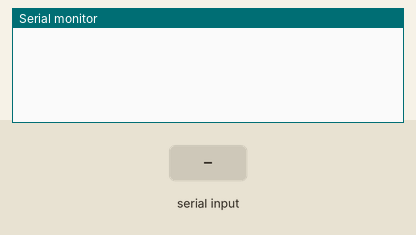
Recording of a sketch running on a simulated Arduino Uno, built with avr-gcc and run on an emulated ATmega328P. Parts: the last lines printed to the serial monitor. The test bench sets the inputs (shaded band).

Above: at 0.9 s.
1.0 s: "g" received over Serial
At 1.8 s:
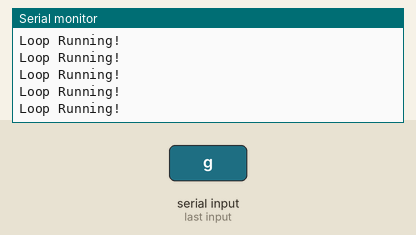
2.9 s: "s" received over Serial
At 3.6 s:
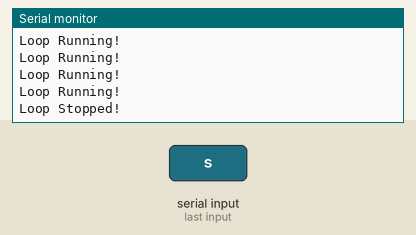
4.4 s: "g" received over Serial
At 5.5 s:
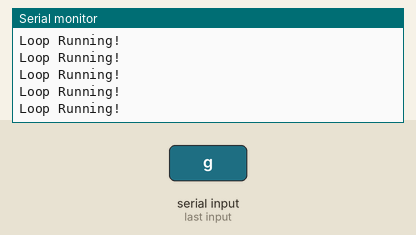

The sketch:

Nested_while_loop.ino
```cpp
void setup()
{
  Serial.begin(9600);

  while(1){
    if(Serial.read() == 'g'){
      while(1){
      Serial.println("Loop Running!");

      if(Serial.read() == 's'){
       break;
      }
    }

    Serial.println("Loop Stopped!");
  }
}
}
void loop()
{

}
```

Measured:
- after the input at 1.0 s, the serial monitor: prints a new line at once (image 1)
- after the input at 2.9 s, the serial monitor: prints a new line after 0.08 s (image 2)
